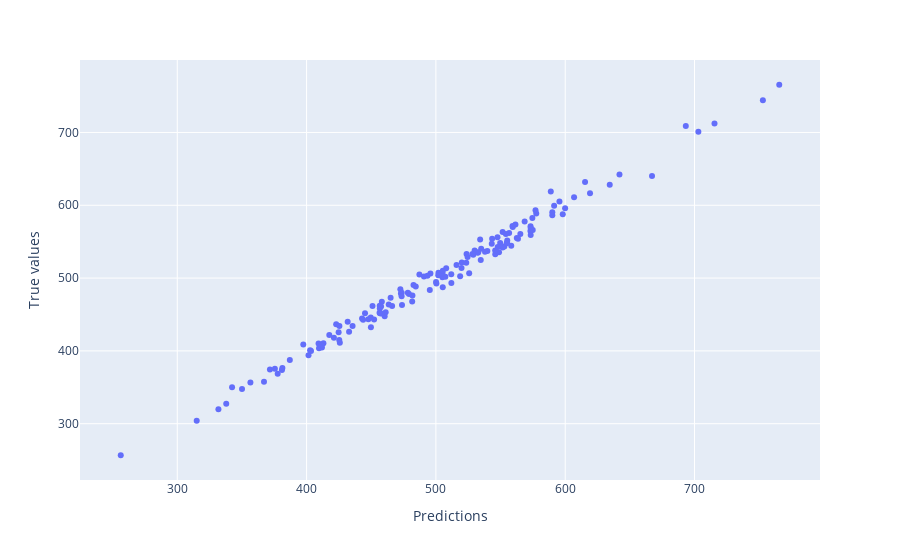

Notebook cell for this chart:
### Code cell
fig = px.scatter(x = predictions, y =y_test, labels={
                     "x": "Predictions",
                     "y": "True values",
                 },)
fig.show()

### Figure 1 — Plotly figure (JSON) as saved in the notebook; plotly's stock layout.template omitted (floating-point values rounded to 4 significant figures; data arrays with more than 128 entries replaced by an {"elided": "..."} marker saying what was removed)
{"data": [{"hovertemplate": "Predictions=%{x}<br>True values=%{y}<extra></extra>", "legendgroup": "", "marker": {"color": "#636efa", "symbol": "circle"}, "mode": "markers", "name": "", "orientation": "v", "showlegend": false, "type": "scatter", "x": {"elided": "150 float values"}, "xaxis": "x", "y": {"elided": "150 float values"}, "yaxis": "y"}], "layout": {"legend": {"tracegroupgap": 0}, "margin": {"t": 60}, "xaxis": {"anchor": "y", "domain": [0, 1], "title": {"text": "Predictions"}}, "yaxis": {"anchor": "x", "domain": [0, 1], "title": {"text": "True values"}}}}
